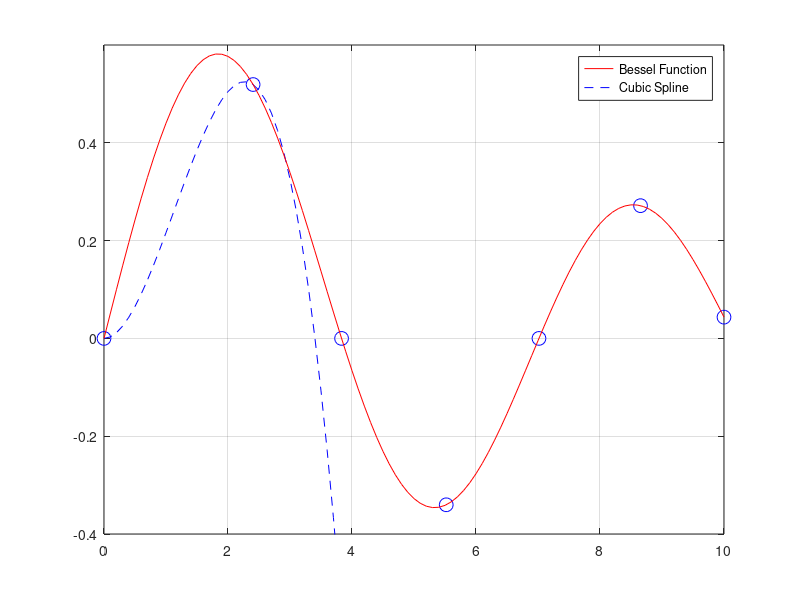

Here is the MATLAB script that generated this plot:
clear
clc
close all
X=[0, 2.40482555769577, 3.83170597020751, 5.52007811028631,7.01558666981561, 8.65372791291101, 10];
Y = besselj(1,X)

fig = figure();
set(fig,'color','white')
set(gca,'FontSize',18)
p0 = plot(X,Y,'bo','MarkerSize',10);
grid on
hold on

%%%%%Cubic Splines
N = length(Y);
Num_eqns = N-1;
Unknowns = 4*Num_eqns;

%%%Create the Y vector
B = zeros(2*(N-2)+2 + (N-2) + (N-2) + 2,1);

%%%Creating H0 - This ensures that the spline passed through all data points
Num_row = 2*(N-2) + 2;
H0 = zeros(Num_row,Unknowns);

for idx = 1:(Num_row/2)
  col = ((idx-1)*4+1);
  row = (idx-1)*2 + 1;
  for jdx = col:(col+3)
    H0(row,jdx) = X(idx)^(3-jdx+col);
    H0(row+1,jdx) = X(idx+1)^(3-jdx+col);
  end
  B(row,1) = Y(idx);
  B(row+1,1) = Y(idx+1);
end

%%%Creating H1 - this ensures that all first derivatives are the same
H1 = zeros(N-2,Unknowns);
for idx = 2:(N-1)
  col = 1 + (idx-2)*4;
  H1(idx-1,col) = 3*X(idx)^2;
  H1(idx-1,col+1) = 2*X(idx);
  H1(idx-1,col+2) = 1;
  H1(idx-1,col+3) = 0;
  H1(idx-1,col+4) = -3*X(idx)^2;
  H1(idx-1,col+5) = -2*X(idx);
  H1(idx-1,col+6) = -1;
  H1(idx-1,col+7) = 0;
end

%%%Create H2 - This ensures that all second derivatives are the same
H2 = 0*H1;
for idx = 2:(N-1)
  col = 1 + (idx-2)*4;
  H2(idx-1,col) = 6*X(idx);
  H2(idx-1,col+1) = 2;
  H2(idx-1,col+2) = 0;
  H2(idx-1,col+3) = 0;
  H2(idx-1,col+4) = -6*X(idx);
  H2(idx-1,col+5) = -2;
  H2(idx-1,col+6) = 0;
  H2(idx-1,col+7) = 0;
end

%%%This ensures that the second derivative at the endpoints must be zero
Hepts = zeros(2,Unknowns);
%%%1st end point
Hepts(1,1) = 6*X(1);
Hepts(1,2) = 2*X(1);
Hepts(1,3) = 1;
Hepts(2,end) = 1;
Hepts(2,end-1) = 2*X(end);
Hepts(2,end-2) = 6*X(end);

%%%stack everything together
H = [H0;H1;H2;Hepts];

%%%Solve for coefficients
ABCs = inv(H)*B;
t=0:0.1:10;
% for idx = 1:Num_eqns
%   row = 1 + (idx-1)*4;
%   a = ABCs(row)
%   b = ABCs(row+1)
%   c = ABCs(row+2)
%   d = ABCs(row+3)
%   xspline = t;% linspace(X(idx),X(idx+1),100);
%   yspline = a*xspline.^3 + b*xspline.^2 + c*xspline + d;
%   p3 = plot(xspline,yspline,'b-');
% end
  row = 1 + (idx-1)*4;
  a = ABCs(1)
  b = ABCs(2)
  c = ABCs(3)
  d = ABCs(4)
  xspline = t;% linspace(X(idx),X(idx+1),100);
  yspline = a*xspline.^3 + b*xspline.^2 + c*xspline + d;
  p3 = plot(xspline,yspline,'b--');
  

y=besselj(1,t);
p1 = plot(t,y,'r-')
xlim([0 10])
ylim([-0.4 0.6])
legend([p1 p3],'Bessel Function','Cubic Spline');
